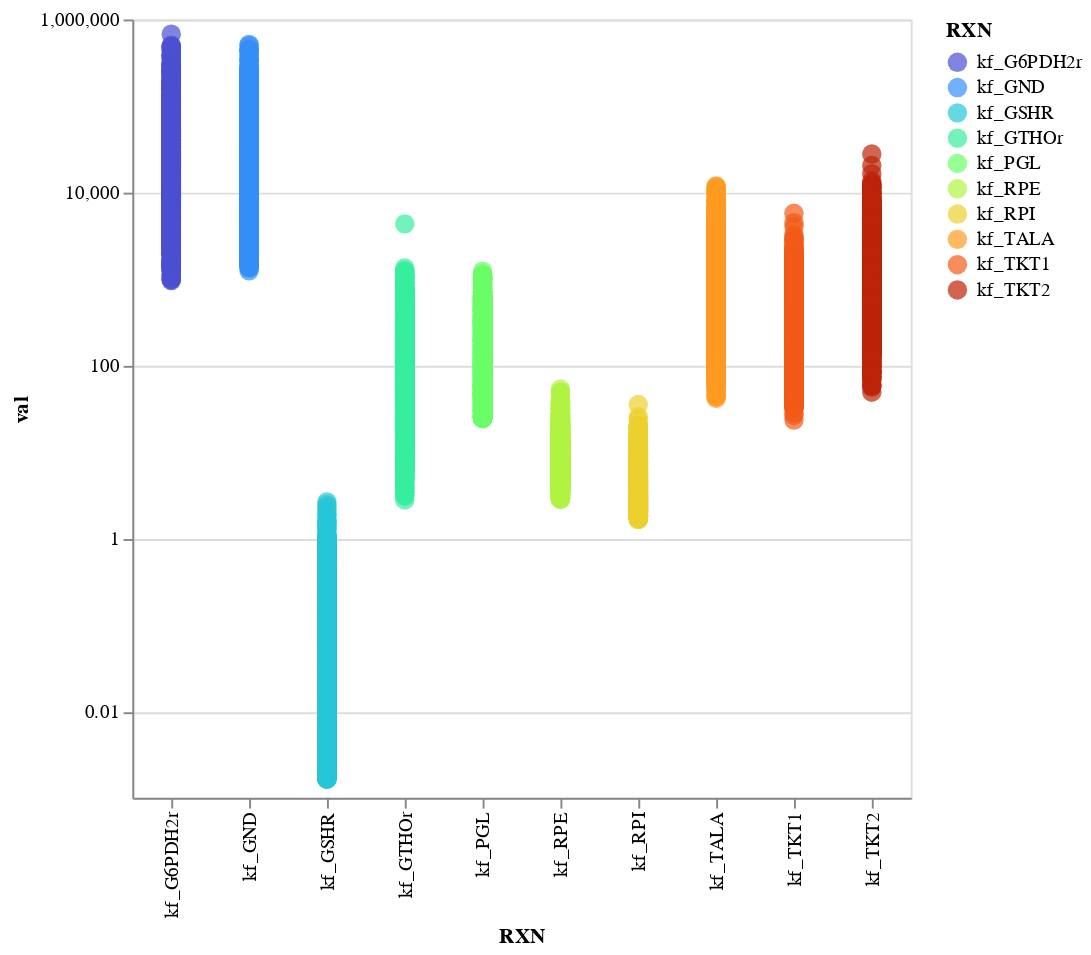

Notebook code cell kept with this figure:
### Code cell
alt.data_transformers.disable_max_rows()
fig = alt.Chart(data_vis).mark_circle(size= 100).encode(
    alt.X("RXN", axis=alt.Axis( tickCount=5), scale=alt.Scale(type='log')),
    alt.Y('val',axis=alt.Axis( tickCount=5), 
    scale=alt.Scale(type='log')), 

    alt.Color('RXN', scale=alt.Scale(scheme='turbo')), 
    tooltip=['RXN', "val"]
).properties(
    width=400,
    height=400).interactive()
fig

### Figure 1 — Vega-Lite specification as saved in the notebook (floating-point values rounded to 4 significant figures; data arrays with more than 128 entries replaced by an {"elided": "..."} marker saying what was removed)
{"config": {"view": {"continuousWidth": 400, "continuousHeight": 300}}, "data": {"name": "data-dd3b7da5e2b4d1f1a3b46ab14798d14c"}, "mark": {"type": "circle", "size": 100}, "encoding": {"color": {"field": "RXN", "scale": {"scheme": "turbo"}, "type": "nominal"}, "tooltip": [{"field": "RXN", "type": "nominal"}, {"field": "val", "type": "quantitative"}], "x": {"axis": {"tickCount": 5}, "field": "RXN", "scale": {"type": "log"}, "type": "nominal"}, "y": {"axis": {"tickCount": 5}, "field": "val", "scale": {"type": "log"}, "type": "quantitative"}}, "height": 400, "selection": {"selector005": {"type": "interval", "bind": "scales", "encodings": ["x", "y"]}}, "width": 400, "$schema": "https://vega.github.io/schema/vega-lite/v4.17.0.json", "datasets": {"data-dd3b7da5e2b4d1f1a3b46ab14798d14c": {"elided": "15010 records"}}}
